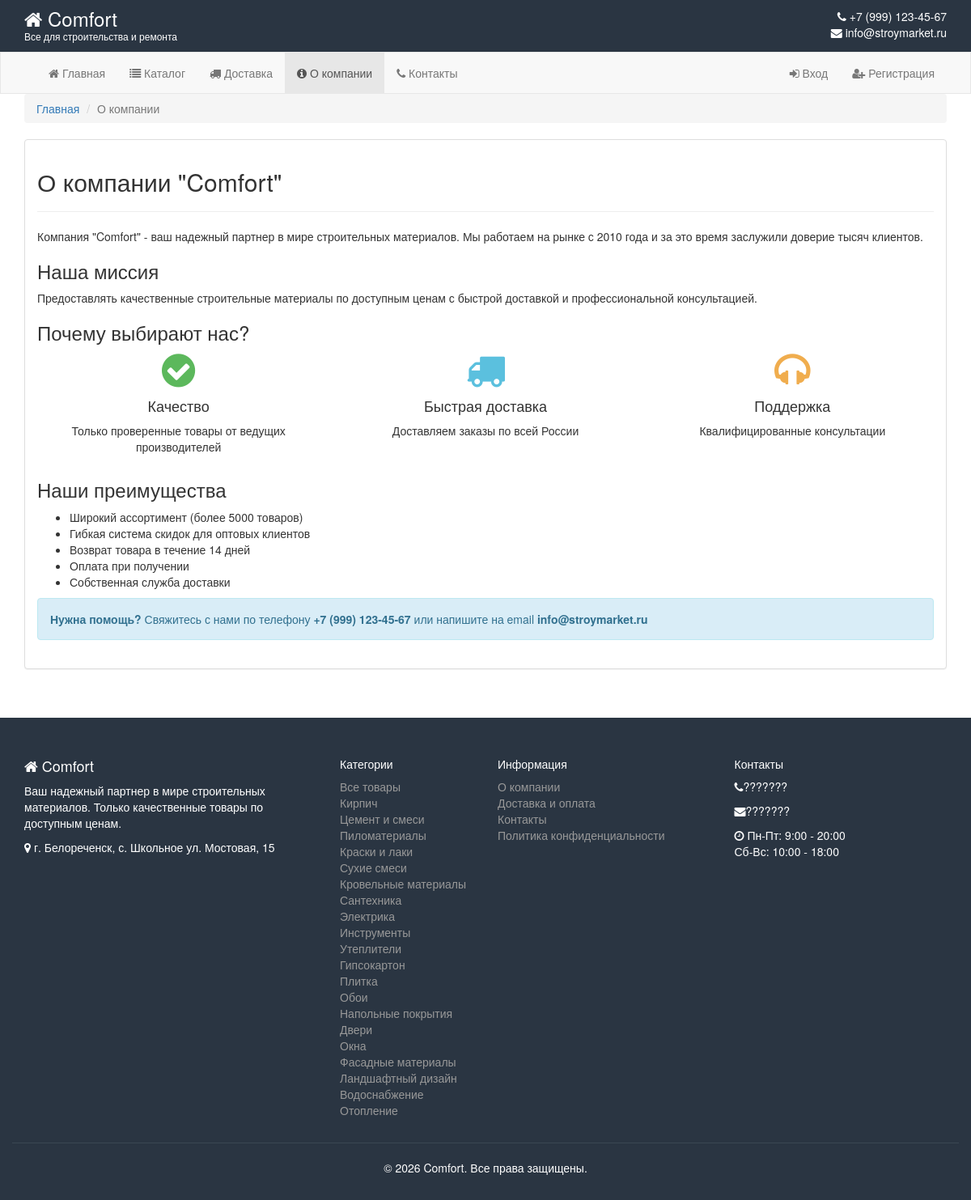
The page /about/ on the database its author committed.
### shop/models.py (models this page shows, shortened)
class Category(models.Model):
    name = models.CharField('Название', max_length=100)
    slug = models.SlugField(unique=True)
    class Meta:
        verbose_name = 'Категория'
        verbose_name_plural = 'Категории'

### shop/views.py (the view)
# urls.py: path('about/', views.about, name='about'),
def about(request):
    context = {}
    context.update(get_common_context(request))
    return render(request, 'shop/about.html', context)

### shop/views.py (called while the page is built)
def get_cart(request):
    if request.user.is_authenticated:
        cart, created = Cart.objects.get_or_create(user=request.user)
    else:
        return None
    return cart

def get_common_context(request):
    cart = get_cart(request)
    categories = Category.objects.all()
    cart_count = 0
    if cart:
        cart_count = cart.get_total_items()
    return {
        'cart_count': cart_count,
        'categories': categories,
    }

### templates/shop/about.html (shortened to what this page needs)
{% extends 'shop/base.html' %}
{% load static %}
{% block content %}
<div class="container">
    <div class="row">
        <div class="col-md-12">
            <ol class="breadcrumb">
                <li><a href="{% url 'index' %}">Главная</a></li>
                <li class="active">О компании</li>
            </ol>
        </div>
    </div>
    <div class="row">
        <div class="col-md-12">
            <div class="panel panel-default">
                <div class="panel-body">
                    <h2>О компании "Comfort"</h2>
                    <hr>
                    <p>Компания "Comfort" - ваш надежный партнер в мире строительных материалов. Мы работаем на рынке с 2010 года и за это время заслужили доверие тысяч клиентов.</p>
                    <h3>Наша миссия</h3>
                    <p>Предоставлять качественные строительные материалы по доступным ценам с быстрой доставкой и профессиональной консультацией.</p>
                    <h3>Почему выбирают нас?</h3>
                    <div class="row">
                        <div class="col-md-4">
                            <div class="text-center">
                                <i class="fa fa-check-circle" style="font-size: 48px; color: #5cb85c;"></i>
                                <h4>Качество</h4>
                                <p>Только проверенные товары от ведущих производителей</p>
                            </div>
                        </div>
                        <div class="col-md-4">
                            <div class="text-center">
                                <i class="fa fa-truck" style="font-size: 48px; color: #5bc0de;"></i>
                                <h4>Быстрая доставка</h4>
                                <p>Доставляем заказы по всей России</p>
                            </div>
                        </div>
                        <div class="col-md-4">
                            <div class="text-center">
                                <i class="fa fa-headphones" style="font-size: 48px; color: #f0ad4e;"></i>
                                <h4>Поддержка</h4>
                                <p>Квалифицированные консультации</p>
                            </div>
                        </div>
                    </div>
                    <h3>Наши преимущества</h3>
                    <ul>
                        <li>Широкий ассортимент (более 5000 товаров)</li>
                        <li>Гибкая система скидок для оптовых клиентов</li>
                        <li>Возврат товара в течение 14 дней</li>
                        <li>Оплата при получении</li>
                        <li>Собственная служба доставки</li>
                    </ul>
                    <div class="alert alert-info">
                        <strong>Нужна помощь?</strong> Свяжитесь с нами по телефону <strong>+7 (999) 123-45-67</strong> или напишите на email <strong>info@stroymarket.ru</strong>
                    </div>
                </div>
            </div>
        </div>
    </div>
</div>
{% endblock %}

### templates/shop/base.html (shortened to what this page needs)
{% load static %}
<!DOCTYPE html>
<html lang="ru">
<head>
    <link href="https://maxcdn.bootstrapcdn.com/bootstrap/3.3.7/css/bootstrap.min.css" rel="stylesheet">
    <link href="https://maxcdn.bootstrapcdn.com/font-awesome/4.3.0/css/font-awesome.min.css" rel="stylesheet">
    <link href="{% static 'css/style.css' %}" rel="stylesheet">
</head>
<body>
    <header>
        <div class="top-header" style="background: #2A3542; color: white; padding: 10px 0;">
            <div class="container">
                <div class="row">
                    <div class="col-md-6">
                        <div class="logo">
                            <h2 style="margin: 0; font-size: 24px;">
                                <a href="{% url 'index' %}" style="color: white; text-decoration: none;">
                                    <i class="fa fa-home"></i> Comfort
                                </a>
                            </h2>
                            <p style="margin: 0; font-size: 12px;">Все для строительства и ремонта</p>
                        </div>
                    </div>
                    <div class="col-md-6 text-right">
                        <div class="header-contacts">
                            <p style="margin: 0;">
                                <i class="fa fa-phone"></i> +7 (999) 123-45-67<br>
                                <i class="fa fa-envelope"></i> info@stroymarket.ru
                            </p>
                        </div>
                    </div>
                </div>
            </div>
        </div>
        <nav class="navbar navbar-default" style="margin-bottom: 0; border-radius: 0;">
            <div class="container">
                <div class="collapse navbar-collapse" id="main-menu">
                    <ul class="nav navbar-nav">
                        <li class="{% if request.resolver_match.url_name == 'index' %}active{% endif %}">
                            <a href="{% url 'index' %}"><i class="fa fa-home"></i> Главная</a>
                        </li>
                        <li class="{% if request.resolver_match.url_name == 'catalog' %}active{% endif %}">
                            <a href="{% url 'catalog' %}"><i class="fa fa-list"></i> Каталог</a>
                        </li>
                        <li class="{% if request.resolver_match.url_name == 'delivery' %}active{% endif %}">
                            <a href="{% url 'delivery' %}"><i class="fa fa-truck"></i> Доставка</a>
                        </li>
                        <li class="{% if request.resolver_match.url_name == 'about' %}active{% endif %}">
                            <a href="{% url 'about' %}"><i class="fa fa-info-circle"></i> О компании</a>
                        </li>
                        <li class="{% if request.resolver_match.url_name == 'contacts' %}active{% endif %}">
                            <a href="{% url 'contacts' %}"><i class="fa fa-phone"></i> Контакты</a>
                        </li>
                    </ul>
                    <ul class="nav navbar-nav navbar-right">
                        {% if user.is_authenticated %}
                        <li class="dropdown">
                            <a href="#" class="dropdown-toggle" data-toggle="dropdown">
                                <i class="fa fa-user"></i> {{ user.username }} <span class="caret"></span>
                            </a>
                            <ul class="dropdown-menu">
                                <li><a href="{% url 'profile' %}"><i class="fa fa-user"></i> Личный кабинет</a></li>
                                <li><a href="{% url 'order_history' %}"><i class="fa fa-history"></i> История заказов</a></li>
                                <li class="divider"></li>
                                <li>
                                    <form action="{% url 'logout' %}" method="post" style="display: inline;">
                                        {% csrf_token %}
                                        <button type="submit" style="background: none; border: none; padding: 3px 20px; display: block; width: 100%; text-align: left; cursor: pointer;">
                                            <i class="fa fa-sign-out"></i> Выйти
                                        </button>
                                    </form>
                                </li>
                            </ul>
                        </li>
                        {% else %}
                        <li><a href="{% url 'login' %}"><i class="fa fa-sign-in"></i> Вход</a></li>
                        <li><a href="{% url 'register' %}"><i class="fa fa-user-plus"></i> Регистрация</a></li>
                        {% endif %}
                    </ul>
                </div>
            </div>
        </nav>
    </header>
    <main>
        {% block content %}
        {% endblock %}
    </main>
    <footer style="background: #2A3542; color: #fff; padding: 40px 0 20px; margin-top: 40px;">
        <div class="container">
            <div class="row">
                <div class="col-md-4">
                    <h4><i class="fa fa-home"></i> Comfort</h4>
                    <p>Ваш надежный партнер в мире строительных материалов. Только качественные товары по доступным ценам.</p>
                    <p><i class="fa fa-map-marker"></i> г. Белореченск, с. Школьное ул. Мостовая, 15</p>
                </div>
                <div class="col-md-2">
                    <h5>Категории</h5>
                    <ul class="list-unstyled">
                        <li><a href="{% url 'catalog' %}" style="color: #999;">Все товары</a></li>
                        {% for category in categories %}
                        <li><a href="{% url 'catalog' %}?category={{ category.slug }}" style="color: #999;">{{ category.name }}</a></li>
                        {% endfor %}
                    </ul>
                </div>
                <div class="col-md-3">
                    <h5>Информация</h5>
                    <ul class="list-unstyled">
                        <li><a href="{% url 'about' %}" style="color: #999;">О компании</a></li>
                        <li><a href="{% url 'delivery' %}" style="color: #999;">Доставка и оплата</a></li>
                        <li><a href="{% url 'contacts' %}" style="color: #999;">Контакты</a></li>
                        <li><a href="#" style="color: #999;">Политика конфиденциальности</a></li>
                    </ul>
                </div>
                <div class="col-md-3">
                    <h5>Контакты</h5>
                    <p><i class="fa fa-phone"></i>???????</p>
                    <p><i class="fa fa-envelope"></i>???????</p>
                    <p><i class="fa fa-clock-o"></i> Пн-Пт: 9:00 - 20:00<br>Сб-Вс: 10:00 - 18:00</p>
                </div>
            </div>
            <div class="row">
                <div class="col-md-12 text-center" style="border-top: 1px solid #3a4752; padding-top: 20px; margin-top: 20px;">
                    <p>&copy; 2026 Comfort. Все права защищены.</p>
                </div>
            </div>
        </div>
    </footer>
</body>
</html>

### rows shown on the page
Category: name "Кирпич"
Category: name "Цемент и смеси"
Category: name "Пиломатериалы"
Category: name "Краски и лаки"
Category: name "Сухие смеси"
Category: name "Кровельные материалы"
Category: name "Сантехника"
Category: name "Электрика"
Category: name "Инструменты"
Category: name "Утеплители"
Category: name "Гипсокартон"
Category: name "Плитка"
Category: name "Обои"
Category: name "Напольные покрытия"
Category: name "Двери"
Category: name "Окна"
Category: name "Фасадные материалы"
Category: name "Ландшафтный дизайн"
Category: name "Водоснабжение"
Category: name "Отопление"
